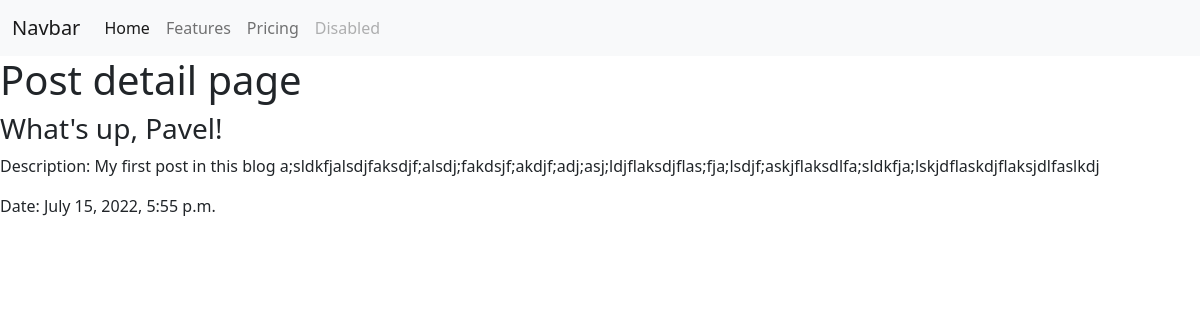
The page /blog/1 on the database its author committed.
### blog/models.py (models this page shows, shortened)
class Post(models.Model):
    title = models.CharField(max_length=50)
    description = models.CharField(max_length=150)
    date = models.DateTimeField()

### blog/views.py (the view)
# urls.py: path('<int:post_id>', views.detail, name='detail')
def detail(request, post_id):
    post = get_object_or_404(Post, pk=post_id)
    return render(request, 'blog/detail.html', context={'post': post})

### blog/templates/blog/detail.html (shortened to what this page needs)
{% extends 'portfolio/base.html' %}
{% block body %}
    <head>
    </head>
    <h1>Post detail page</h1>
    <div>
        <h3>{{ post.title }}</h3>
        <p>Description: {{ post.description }}</p>
        <p>Date: {{ post.date }}</p>
    </div>
{% endblock %}

### rows shown on the page
Post: title "What's up, Pavel!", description "My first post in this blog a;sldkfjalsdjfaksdjf;alsdj;fakdsjf;akdjf;adj;asj;ldjflaksdjflas;fja;lsdjf;askjflaksdlfa;sldkfja;lskjdflaskdjflaksjdlfaslkdj", date "July 15, 2022, 5:55 p.m."
